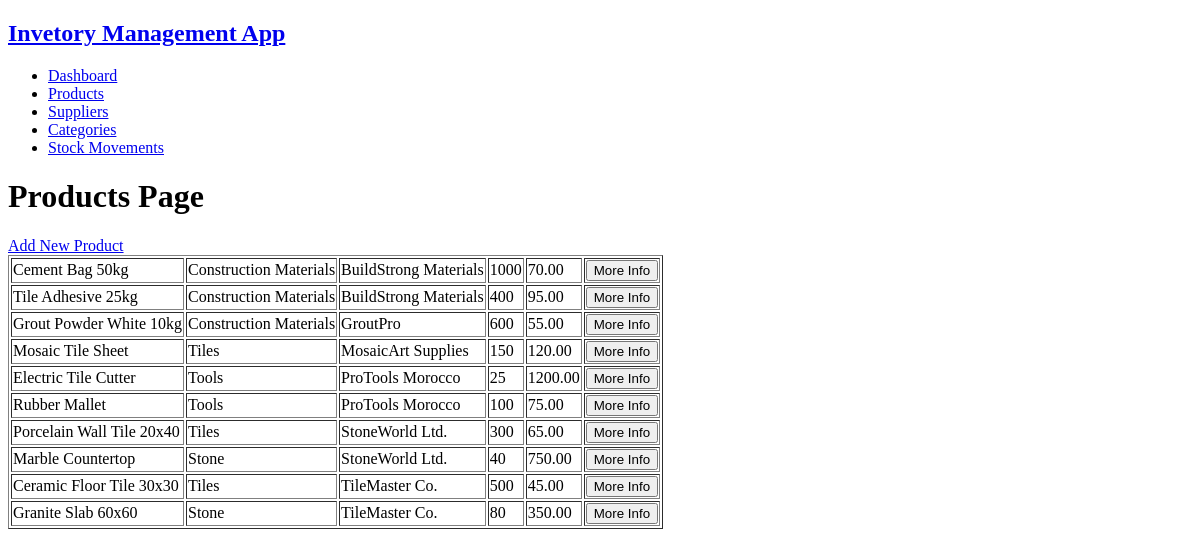
/products, run on an earlier commit of the app's database.
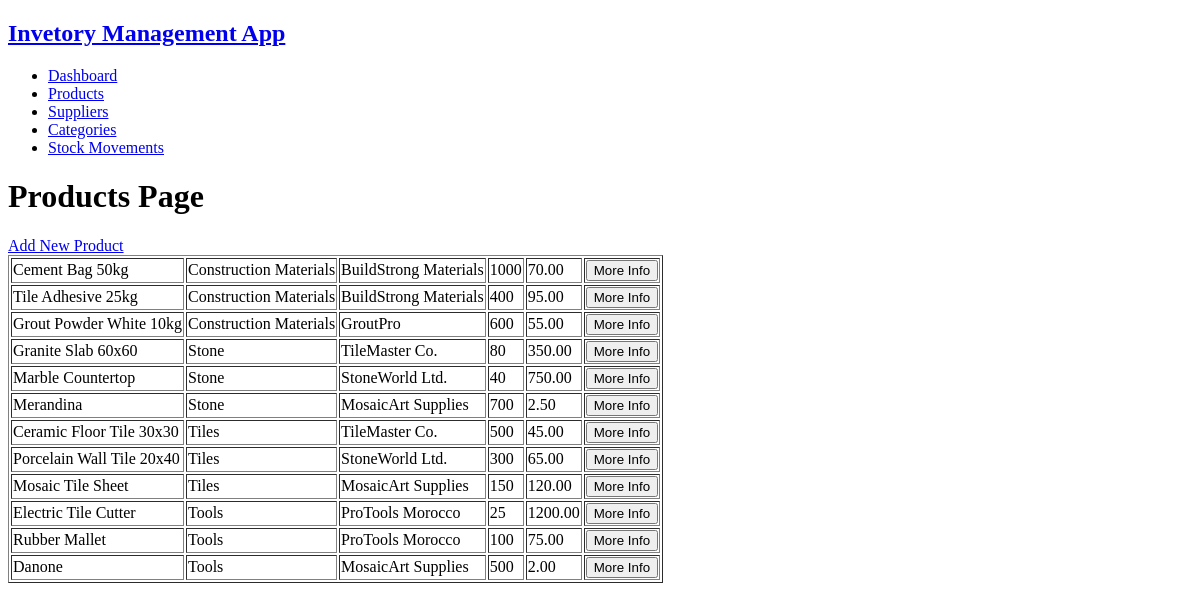
And on a later commit of the database.
### tables this page shows
CREATE TABLE `products` (
  `product_id` int(11) NOT NULL,
  `product_name` varchar(50) NOT NULL,
  `category_id` int(11) DEFAULT NULL,
  `supplier_id` int(11) NOT NULL,
  `product_quantity` int(11) NOT NULL,
  `product_price` decimal(10,2) NOT NULL,
  `is_active` enum('YES','NO') NOT NULL DEFAULT 'YES'
);

CREATE TABLE `categories` (
  `category_id` int(11) NOT NULL,
  `category_name` varchar(50) NOT NULL
);

CREATE TABLE `suppliers` (
  `supplier_id` int(11) NOT NULL,
  `supplier_name` varchar(50) NOT NULL,
  `supplier_email` varchar(50) NOT NULL,
  `supplier_phone` varchar(20) DEFAULT NULL,
  `supplier_address` varchar(255) NOT NULL
);

### app/models/product.model.php (called while the page is built, shortened)
<?php
function getAllProducts(mysqli $connect): array
{
    $sql = "
        SELECT p.product_id, p.product_name, c.category_id, c.category_name, s.supplier_id, s.supplier_name, p.product_quantity, p.product_price, p.is_active
        FROM products p
        JOIN categories c
            ON p.category_id = c.category_id
        JOIN suppliers s
            ON p.supplier_id = s.supplier_id
    ";
    $result = mysqli_query($connect, $sql);
    $products = mysqli_fetch_all($result, MYSQLI_ASSOC);
    return $products;
}

### app/views/product/products.view.php (the view, shortened to what this page needs)
<!DOCTYPE html>
<html lang="en">
<head>
    <link rel="stylesheet" href="\assets\css\master.css">
    <link rel="stylesheet" href="\assets\css\all.min.css">
</head>
<body>
    <?php require VIEWS_PATH . 'includes\header.php' ?>
    <?php require VIEWS_PATH . 'includes\navbar.php' ?>
    <h1>Products Page</h1>
    <a href="/products/add">Add New Product</a>
    <table border="1">
        <?php foreach ($products as $product):?>
            <?php if (strcmp($product['is_active'], 'YES') === 0):?>
                <tr>
                    <td><?= $product['product_name'] ?></td>
                    <td><?= $product['category_name'] ?></td>
                    <td><?= $product['supplier_name'] ?></td>
                    <td><?= $product['product_quantity'] ?></td>
                    <td><?= $product['product_price'] ?></td>
                    <td>
                        <form action="/products/info" method="post">
                            <button type="submit">More Info</button>
                        </form>
                    </td>
                </tr>
            <?php endif ?>
        <?php endforeach?>
    </table>
</body>
</html>

### index.php (shortened to what this page needs)
<?php
$uri = parse_url($_SERVER['REQUEST_URI']);
$routes = [
    '/'                     => CONTROLLERS_PATH . 'dashboard.controller.php',
    '/products'             => CONTROLLERS_PATH . 'product.controller.php',
    '/products/add'         => CONTROLLERS_PATH . 'product.controller.php',
    '/products/info'        => CONTROLLERS_PATH . 'product.controller.php',
    '/products/edit'        => CONTROLLERS_PATH . 'product.controller.php',
    '/suppliers'            => CONTROLLERS_PATH . 'supplier.controller.php',
    '/suppliers/add'        => CONTROLLERS_PATH . 'supplier.controller.php',
    '/suppliers/info'       => CONTROLLERS_PATH . 'supplier.controller.php',
    '/suppliers/edit'       => CONTROLLERS_PATH . 'supplier.controller.php',
    '/categories'           => CONTROLLERS_PATH . 'category.controller.php',
    '/categories/add'       => CONTROLLERS_PATH . 'category.controller.php',
    '/categories/info'      => CONTROLLERS_PATH . 'category.controller.php',
    '/categories/edit'      => CONTROLLERS_PATH . 'category.controller.php',
    '/stock_movements'      => CONTROLLERS_PATH . 'stock_movement.controller.php',
    '/stock_movements/add'  => CONTROLLERS_PATH . 'stock_movement.controller.php',
    '/stock_movements/info' => CONTROLLERS_PATH . 'stock_movement.controller.php',
    '/stock_movements/edit' => CONTROLLERS_PATH . 'stock_movement.controller.php',
];
if (array_key_exists($uri['path'], $routes)) {
    require $routes[$uri['path']];
} else {
    abort();
}

### app/controllers/product.controller.php (shortened to what this page needs)
<?php
require DB_CONNECTION_PATH . 'db.php';
require MODELS_PATH . 'product.model.php';
$path = $uri['path'];
if (strcmp($path, '/products') === 0) {
    $products = getAllProducts($connect);
    require VIEWS_PATH . 'product/products.view.php';
}

### app/views/includes/header.php
<header>
    <h2><a href="/">Invetory Management App</a></h2>
</header>

### app/views/includes/navbar.php
<aside>
    <ul>
        <li><a href="/">Dashboard</a></li>
        <li><a href="/products">Products</a></li>
        <li><a href="/suppliers">Suppliers</a></li>
        <li><a href="/categories">Categories</a></li>
        <li><a href="/stock_movements">Stock Movements</a></li>
    </ul>
</aside>

What changed in the data, as far as the page shows it:
shown differently, row unchanged: products "Granite Slab 60x60": moves up the list
shown differently, row unchanged: products "Marble Countertop": moves up the list
added products: product_name "Merandina", category.category_name "Stone", supplier.supplier_name "MosaicArt Supplies", product_quantity "700", product_price "2.50"
shown differently, row unchanged: products "Ceramic Floor Tile 30x30": moves up the list
shown differently, row unchanged: products "Porcelain Wall Tile 20x40": moves down the list
added products: product_name "Danone", category.category_name "Tools", supplier.supplier_name "MosaicArt Supplies", product_quantity "500", product_price "2.00"
